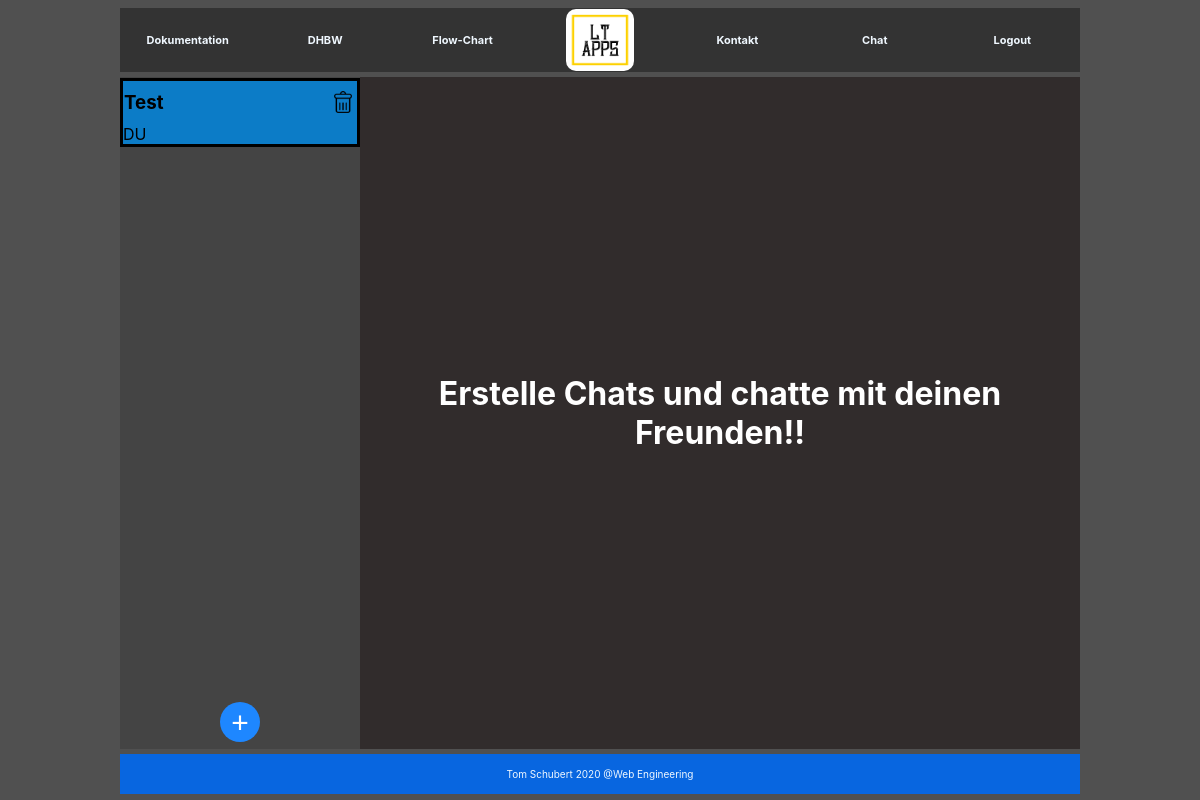
Page /chat (signed in) on the earlier database version.
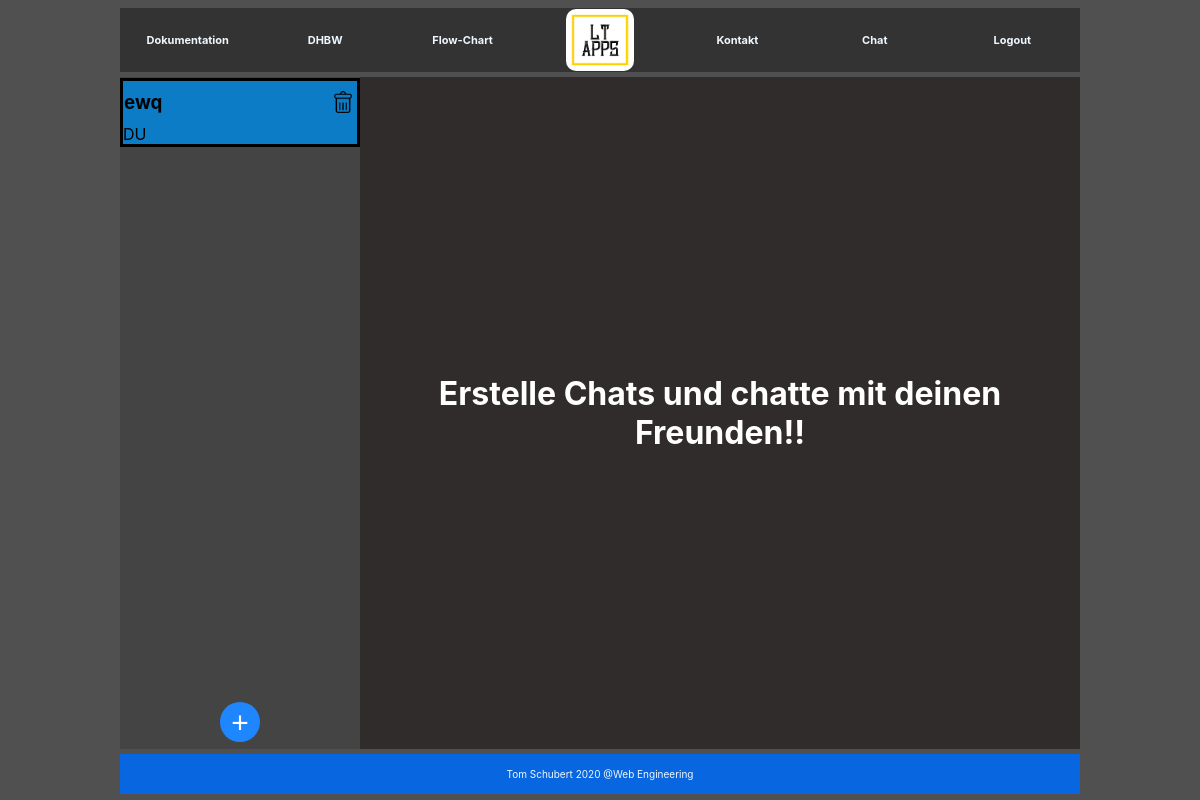
Same page on the later database version.
### Tom_4328112/db_models.py (models this page shows)
class Chat(db.Model):
    chat_id = db.Column(db.Integer, primary_key=True)
    title = db.Column(db.String(50), nullable=False)
    messages = db.relationship('Message', backref='chat_room', lazy=True)
    def __repr__(self):
        return f"{self.title}"

### Tom_4328112/routes.py (the view)
@app.route('/chat', methods=['GET', 'POST'])
@login_required
def chat():
    form = CreateChat()
    return render_template("chat.html", title="Chat", rooms=current_user.chats, current_user=current_user, form=form)

### Tom_4328112/forms.py
class CreateChat(FlaskForm):
    chat_name= StringField('Chat name', validators=[DataRequired(), Length(min=2, max=20)])
    participants= StringField('Add to Chat', validators=[Length(min=2, max=20)])
    create = SubmitField('create')

### Tom_4328112/db_models.py (called while the page is built)
@login_manager.user_loader
def load_user(id):
    return User.query.get(int(id)) # Zieht den User aus der Datenbank

### Tom_4328112/templates/chat.html (shortened to what this page needs)
{% extends "basic.html" %} {% block imports %}
<link id="chat-style" rel="stylesheet" type="text/css" href="{{ url_for('static',filename='styles/chat.css') }}"> {% endblock %} {% block content %}
<div class="content_wrapper">
    <div class="sidebar">
        <div id="all_chats_wrapper">
            <div id="all_chats">
                {%for room in rooms%}
                <div class="chat_preview" id={{room.chat_id}}>
                    <h3>{{room}}</h3>
                    <input type="image" src="../static/images/delete.png" class="delete_chat" id="chat_id--/{{room.chat_id}}"></input>
                    <div class="teilnehmer_in_der_overview">
                        <span>DU</span>
                    </div>
                </div>
                {%endfor%}
            </div>
        </div>
        <div id="new_chat">
            <form method="POST">
                <button type="button" class="btn btn_add" id="btn_new_Chat">+
                    </button>
            </form>
        </div>
    </div>
    <div id="startscreen">
        <h1>Erstelle Chats und chatte mit deinen Freunden!!</h1>
    </div>
</div>
{% endblock %}

### Tom_4328112/templates/basic.html (shortened to what this page needs)
<!DOCTYPE html>
<html lang="en">
<head>
    <link rel="stylesheet" href="https://cdnjs.cloudflare.com/ajax/libs/font-awesome/4.7.0/css/font-awesome.min.css">
    <link rel="stylesheet" type="text/css" href="{{ url_for('static',filename='styles/basic.css') }}"> {% block imports %} {% endblock %}
    <link rel="stylesheet" type="text/css" href="{{ url_for('static',filename='styles/nav.css') }}">
</head>
<body>
    <nav class="mainnav">
        <a id=projekteNav class=navElement href="https://github.com/scuba14/Web-Engineering/blob/master/README.md">Dokumentation</a>
        <a id=LinksNav class=navElement href="https://www.dhbw-stuttgart.de/">DHBW</a>
        <a id=aktProjektNav class=navElement href="{{url_for('flow_chart')}}">Flow-Chart</a>
        <a id=imgNav class=navElement href="{{ url_for('index') }}">
            <div id="img_wrapper"><img src="{{ url_for('static',filename='images/Logo.png') }}" alt="Site Logo"></div>
        </a>
        <a id=KontaktNav class=navElement href="{{ url_for('kontakt') }}">Kontakt</a>
        <a id=ChatNav class=navElement href="{{ url_for('chat') }}">Chat</a> {%if current_user.is_authenticated%}
        <a id=LoginNav class=navElement href="{{ url_for('logout') }}">Logout</a> {%else%}
        <a id=LoginNav class=navElement href="{{ url_for('login') }}">Login</a> {%endif%}
    </nav>
    <div class="grid_content">
        {% block content %} {% endblock %}
    </div>
    <footer>
        Tom Schubert 2020 @Web Engineering
    </footer>
</body>
</html>

### Tom_4328112/static/styles/basic.css (style rules this page uses)
body { background-color: #505050; width: 80vw; min-width: 740px; height: 100%; margin-left: auto; margin-right: auto; padding: 0; font-family: -apple-system, BlinkMacSystemFont, 'Segoe UI', Roboto, Oxygen, Ubuntu, Cantarell, 'Open Sans', 'Helvetica Neue', sans-serif; overflow-x: hidden; display: flex; flex-wrap: wrap; align-content: stretch; overflow-x: hidden; }
.grid_content { margin-top: 0.3rem; min-height: 84vh; flex-grow: 2; }
.mainnav { z-index: 1000; height: 8vh; width: 100%; padding: 0; position: absolute; background-color: #333; color: aliceblue; grid-area: nav; display: flex; justify-content: space-between; align-items: center; flex-wrap: wrap; position: sticky; top: 0; }
.navElement { height: 100%; width: 100px; color: aliceblue; font-size: 11px; margin: 0px 1px; padding: 0px 10px; list-style-type: none; flex-basis: 0; flex-grow: 3; display: flex; justify-content: space-around; align-items: center; }
#projekteNav { margin-left: 0px; }
#imgNav img { height: 100%; margin: 3px; }
#LoginNav { margin-right: 0px; }
a { text-decoration: none; font-weight: bold; color: aliceblue; }
#img_wrapper { width: auto; height: 96%; background-color: rgb(255, 255, 255); border: 0px solid rgba(0, 0, 0, 0); border-radius: 10px; display: flex; align-items: center; justify-content: center; }
.grid_content { width: 100%; }
footer { width: 100%; height: 5vh; display: flex; justify-content: center; align-items: center; background-color: rgb(8, 102, 224); color: aliceblue; grid-area: footer; font-size: 10px; margin-top: 0.3rem; bottom: 0px; }

### Tom_4328112/static/styles/chat.css (style rules this page uses)
html { overflow-y: hidden; }
.content_wrapper { width: 100%; height: 84vh; display: grid; grid-template-columns: 1fr 1fr 1fr 1fr; grid-template-rows: 100%; grid-template-areas: "sidebar chat chat chat"; }
.sidebar { background-color: #444444; width: 100%; height: 100%; display: grid; grid-template-rows: 92% 8%; grid-template-areas: "view" "make_new"; grid-area: sidebar; }
#all_chats_wrapper { overflow-y: hidden; grid-area: view; }
#all_chats { display: block; overflow-y: scroll; height: 100%; width: 100%; }
#new_chat { height: 100%; min-height: 40px; width: 100%; grid-area: make_new; display: flex; justify-content: space-around; align-items: center; }
#new_chat #btn_new_Chat { height: 40px; width: 40px; margin: 3px; padding: 4px 5px 5px 5px; font-size: 30px; }
.chat_preview { border-style: solid; background-color: rgb(12, 124, 199); user-select: none; cursor: pointer; margin: 1px 0px; display: flex; flex-wrap: wrap; align-content: flex-start; justify-content: flex-start; position: relative; }
.chat_preview h3 { width: 80%; order: 1; margin: 10px 0px 10px 1px; }
.chat_preview .delete_chat { order: 2; height: 22px; width: 22px; margin: 10px 3px; position: absolute; right: 0px; top: 0px; }
.chat_preview .teilnehmer_in_der_overview { width: 100%; display: flex; flex-wrap: nowrap; align-items: center; order: 3; overflow-x: hidden; white-space: nowrap; text-overflow: ellipsis; }
.chat_preview span { display: block; }
#startscreen { background-color: rgb(49, 44, 44); width: 100%; height: 100%; display: flex; justify-content: space-evenly; align-items: center; grid-area: chat; text-align: center; color: white; }
.btn { height: 100%; width: auto; background-color: rgb(30, 135, 255); text-align: center; border: none; color: white; padding: 12px 16px; font-size: 16px; }
.btn_add { height: 100%; width: auto; border-radius: 50%; }

Differences in the rows shown:
removed Chat: title "Test"
added Chat: title "ewq"
